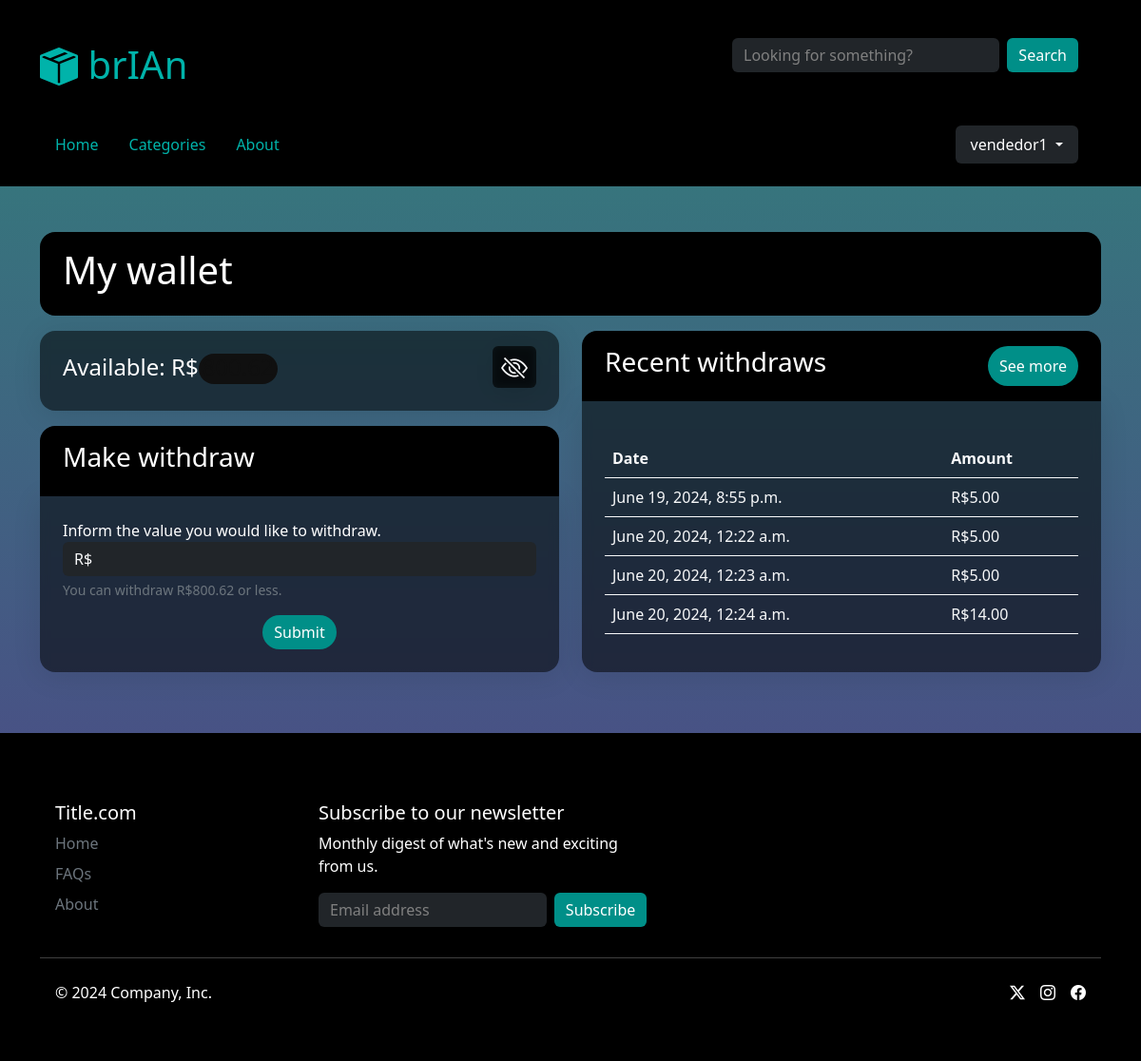
Page /my-wallet (signed in) on the committed database.
### delivery/models.py (models this page shows, shortened)
class Wallet(models.Model):
    user = models.OneToOneField(AuthUser, on_delete=models.CASCADE)
    balance = models.DecimalField(max_digits=10, decimal_places=2, default=Decimal(0.00))
    class Meta:
        db_table = "wallet"

class Withdraw(models.Model):
    user = models.ForeignKey(AuthUser, on_delete=models.CASCADE)
    bank_account = models.ForeignKey(BankAccount, on_delete=models.CASCADE)
    amount = models.DecimalField(max_digits=10, decimal_places=2, default=Decimal(0.00))
    wallet = models.ForeignKey(Wallet, on_delete=models.CASCADE)
    datetime = models.DateTimeField(auto_now_add=True)
    class Meta:
        db_table = "withdraw"

### delivery/views.py (the view, shortened to what this page needs)
# urls.py: path("my-wallet", views.my_wallet, name="my_wallet"),
@login_required
def my_wallet(request):
    context = get_layout_context(request)
    user = User.objects.get(pk = request.user.id)
    wallet = Wallet.objects.get(user = user)
    withdraws_made = Withdraw.objects.filter(user = user)
    context.update({
        "wallet": wallet,
        "withdraws_made": withdraws_made
    })
    return render(request, "account/wallet.html", context)

### delivery/utilities/functions.py (called while the page is built)
def get_layout_context(request):
    try:
        type = UserInfo.objects.get(user_id=request.user.id).type
    except:
        type = None
    categories = Category.objects.all().order_by('name')
    context = {'type': type, 'categories': categories}
    return context

### delivery/templates/account/wallet.html (shortened to what this page needs)
{% extends "layout.html" %}
{% load static %}
{% block body %}
<div class="container">
    <div class="bg-black p-3 px-4 rounded-4 mb-3">
        <span class="d-flex col-8 col-sm-12 justify-content-between align-items-center">
            <h1>My wallet</h1>
        </span>
    </div>
    <div class="row">
        <div class="col-12 col-md-6">
            <div class="p-3 px-4 glass rounded-4 mb-3">
                <h4 class="d-flex align-items-center justify-content-between">
                    <span class="d-flex align-items-center">
                        <span>Available: R$</span>
                        <div id="balance" class="hide rounded-pill p-1 pt-0 mt-1">{{ wallet.balance }}</div>
                    </span>
                    <i id="see-balance-btn" class="bi bi-eye-slash btn glass ms-3 p-2 py-0 fs-3 text-light"></i>
                </h4>
            </div>
            <div class="p-3 px-4 bg-black rounded-top-4">
                <h3>Make withdraw</h3>
            </div>
            <div class="p-4 glass rounded-bottom-4 mb-3">
                <form action="{% url 'my_wallet' %}" method="post">
                    <div class="mb-3">
                        <p class="m-0">Inform the value you would like to withdraw.</p>
                        <div class="input-group">
                            <div class="input-group-text bg-dark text-light">R$</div>
                            <input required id="amount" type="number" step="0.01" name="amount" class="form-control bg-dark text-light " aria-describedby="amount-help">
                        </div>
                        <div id="amount-help" class="form-text text-secondary">You can withdraw R${{ wallet.balance }} or less.</div>
                    </div>
                    <span class="d-flex w-100 justify-content-center" id="proceed-btn">
                        <a class="btn btn-theme rounded-pill" data-bs-toggle="collapse" href="#account-collapse" role="button" aria-expanded="false" aria-controls="account-collapse" onclick="document.getElementById('proceed-btn').style.height = 0;document.getElementById('proceed-btn').style.opacity = 0;">Submit</a>
                    </span>
                </form>
            </div>
        </div>
        <div class="col-12 col-md-6">
            <div class="p-3 px-4 bg-black rounded-top-4 d-flex justify-content-between">
                <h3>Recent withdraws</h3>
                <button class="btn btn-theme rounded-pill" id="see-more-btn">See more</button>
            </div>
            <div class="p-4 glass rounded-bottom-4 mb-3">
                <table class="table full-glass text-light">
                    <thead>
                        <tr class="full-glass text-light">
                            <th class="full-glass text-light">
                                Date
                            </th>
                            <th class="full-glass text-light">
                                Amount
                            </th>
                        </tr>
                    </thead>
                    <tbody id="some-withdraws">
                        {% for withdraw in withdraws_made|slice:":5" %}
                            <tr>
                                <td class="full-glass text-light">{{ withdraw.datetime }}</td>
                                <td class="full-glass text-light">R${{ withdraw.amount }}</td>
                            </tr>
                        {% endfor %}
                    </tbody>
                </table>
            </div>
        </div>
    </div>
</div>
{% endblock %}

### delivery/templates/layout.html (shortened to what this page needs)
{% load static %}
<!DOCTYPE html>
<html lang="en">
    <head>
        <link href="https://cdn.jsdelivr.net/npm/bootstrap@5.3.3/dist/css/bootstrap.min.css" rel="stylesheet">
        <link rel="stylesheet" href="https://cdn.jsdelivr.net/npm/bootstrap-icons@1.11.3/font/bootstrap-icons.min.css">
        <link rel="stylesheet" href="{% static 'style.css' %}">
    </head>
    <body>
        <div class="bg-black">
            <div id="header" class="container d-flex align-items-center py-4 mb-5">
                <div class="row w-100">
                    <div class="d-flex justify-content-between border-bottom border-secondary py-3 mb-2">
                        <a class="nav-link nav-link d-flex align-items-end" href="{% url 'index' %}">
                            <i class="bi bi-box-seam-fill text-theme fs-1"></i>
                            <h1 class="text-theme">&nbsp;brIAn</h1>
                        </a>
                        <div class="col-8 col-md-6 col-lg-4">
                            <form action="" class="d-flex">
                                <input class="form-control bg-dark text-light border-0" type="text" id="search" placeholder="Looking for something?">
                                <input class="btn btn-theme ms-2" type="submit" value="Search">
                            </form>
                        </div>
                    </div>
                    <div class="d-flex justify-content-between mt-2">
                        <ul class="nav">
                        <li>
                            <a class="nav-link link-theme" href="{% url 'index' %}">Home</a>
                        </li>
                        <li>
                            <a class="nav-link link-theme" href="{% url 'categories_filter' category_id=0 %}">Categories</a>
                        </li>
                        <li>
                            <a class="nav-link link-theme" href="">About</a>
                        </li>
                        </ul>
                        <div>
                            {% if user.is_authenticated %}
                                <div class="dropdown">
                                <button class="btn btn-dark dropdown-toggle border px-3 py-2" type="button" data-bs-toggle="dropdown" aria-expanded="false">
                                    {{ user.username }}
                                </button>
                                </div>
                            {% else %}
                                Not signed in.
                            {% endif %}
                        </div>
                    </div>
                </div>
            </div>
        </div>
        {% block body %}
        {% endblock %}
        <div class="bg-black">
            <footer class="container mt-5 pb-1 pt-5">
                <div class="row mt-4 px-3">
                    <div class="col-md-3 mb-3 d-flex d-md-block gap-4">
                        <h5>Title.com</h5>
                        <ul class="nav gap-4 d-md-block">
                            <li class="nav-item mb-2"><a href="{% url 'index' %}" class="nav-link p-0 link link-secondary">Home</a></li>
                            <li class="nav-item mb-2"><a href="#" class="nav-link p-0 link link-secondary">FAQs</a></li>
                            <li class="nav-item mb-2"><a href="#" class="nav-link p-0 link link-secondary">About</a></li>
                        </ul>
                    </div>
                    <div class="col-md-8 mb-3 col-lg-4">
                        <form>
                            <h5>Subscribe to our newsletter</h5>
                            <p>Monthly digest of what's new and exciting from us.</p>
                            <div class="d-flex flex-column flex-sm-row w-100 gap-2">
                                <input id="newsletter1" type="text" class="form-control bg-dark text-light" placeholder="Email address">
                                <button class="btn btn-theme" type="button">Subscribe</button>
                            </div>
                        </form>
                    </div>
                </div>
                <hr>
                <div class="d-flex justify-content-between p-3 pt-0 my-4">
                    <p>© 2024 Company, Inc.</p>
                    <ul class="list-unstyled d-flex">
                        <li class="ms-3"><a class="link-body-emphasis" href="#"><i class="bi bi-twitter-x"></i></a></li>
                        <li class="ms-3"><a class="link-body-emphasis" href="#"><i class="bi bi-instagram"></i></a></li>
                        <li class="ms-3"><a class="link-body-emphasis" href="#"><i class="bi bi-facebook"></i></a></li>
                    </ul>
                </div>
            </footer>
        </div>
    </body>
</html>

### delivery/static/style.css (style rules this page uses)
:root { --text-color: rgb(0, 179, 170); --link-hover-color: rgb(97, 255, 247); --btn-color: rgb(0, 143, 136); --bs-border-color: none; }
body { background-image: linear-gradient(rgb(49, 128, 122), rgb(82, 62, 138)); background-attachment: fixed; }
*, h1, h3 { color: white; }
.form-control::placeholder { color: gray; }
.glass { background: rgba(0, 0, 0, 0.54); box-shadow: 0 4px 30px rgba(0, 0, 0, 0.1); backdrop-filter: blur(5px); -webkit-backdrop-filter: blur(5px); }
.full-glass { background: rgba(0, 0, 0, 0) !important; }
.text-theme { color: var(--text-color) !important; }
.btn-theme { background-color: var(--btn-color) !important; border: none; color: white; }
.link-theme { color: var(--text-color) !important; }
#balance { transition: .1s ease-in-out; }
.hide { background-color: #101010; color: #101010; user-select: none; transition: .1s ease-in-out; }

### rows in the picture
Wallet: balance "800.62"
Withdraw: datetime "June 19, 2024, 8:55 p.m.", amount "5.00"
Withdraw: datetime "June 20, 2024, 12:22 a.m.", amount "5.00"
Withdraw: datetime "June 20, 2024, 12:23 a.m.", amount "5.00"
Withdraw: datetime "June 20, 2024, 12:24 a.m.", amount "14.00"

### other values in the picture
{{ user.username }} "vendedor1"
